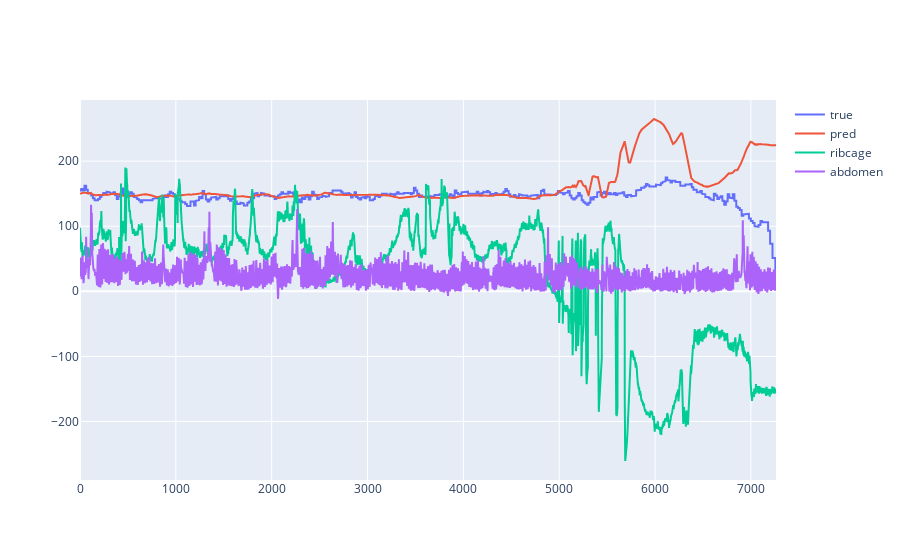

Write notebook code for a chart like this one.
### Code cell
power_estimation.predict()
power_estimation.plot_prediction_plotly()

### Figure 1 — Plotly figure (JSON) as saved in the notebook; plotly's stock layout.template omitted (floating-point values rounded to 4 significant figures; data arrays with more than 128 entries replaced by an {"elided": "..."} marker saying what was removed)
{"data": [{"name": "true", "type": "scatter", "x": {"elided": "7263 int values"}, "y": {"elided": "7263 int values"}}, {"name": "pred", "type": "scatter", "x": {"elided": "7263 int values"}, "y": {"elided": "7263 float values"}}, {"name": "ribcage", "type": "scatter", "x": {"elided": "7263 int values"}, "y": {"elided": "7363 float values"}}, {"name": "abdomen", "type": "scatter", "x": {"elided": "7263 int values"}, "y": {"elided": "7363 float values"}}], "layout": {"autosize": true, "xaxis": {"autorange": true, "range": [0, 7262], "type": "linear"}, "yaxis": {"autorange": true, "range": [-290.0, 293.9], "type": "linear"}}}
